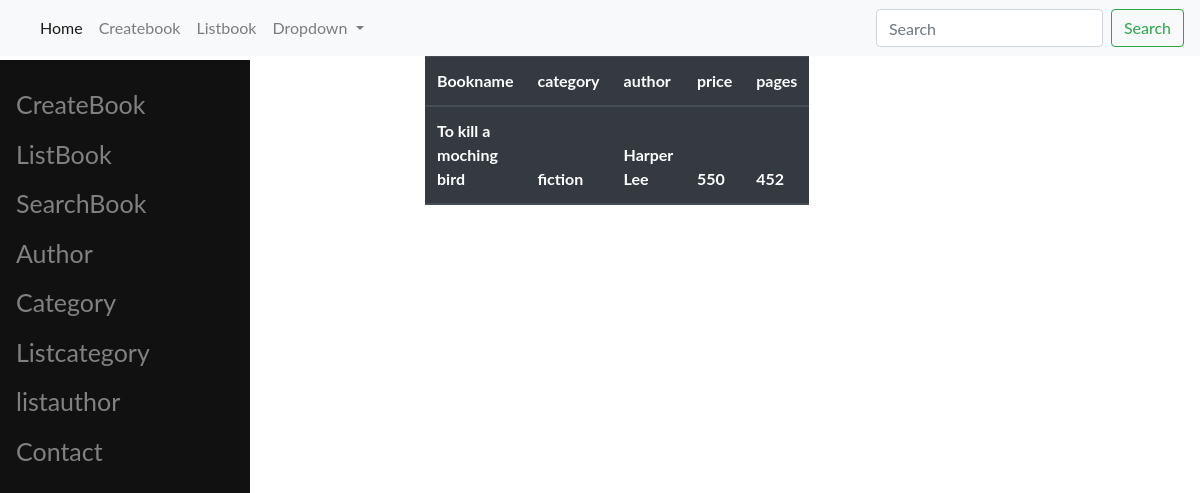
The page /vendor/viewbook/4 on the database its author committed.
### vendor/models.py (models this page shows)
class Books(models.Model):
    book_name=models.CharField(max_length=200)
    category_name=models.ForeignKey(Category,on_delete=models.CASCADE)
    author=models.ForeignKey(Author,on_delete=models.CASCADE)
    price=models.IntegerField(default=50)
    pages=models.IntegerField(default=50)
    def __str__(self):
        return self.book_name

class Category(models.Model):
    category_name=models.CharField(max_length=250,unique=True)
    def __str__(self):
        return self.category_name

class Author(models.Model):
    author_name=models.CharField(max_length=200,unique=True)
    def __str__(self):
        return self.author_name

### vendor/views.py (the view)
# urls.py: path('viewbook/<int:pk>',bookView,name="viewbook"),
def bookView(request,pk,template_name="book_view.html"):
    qs=Books.objects.get(id=pk)
    print(qs)
    context = {}
    context["book"]=qs
    return render(request,template_name,context)

### vendor/templates/book_view.html
<!DOCTYPE html>
{% extends 'base.html' %}
{% block content %}
<div class="container">
    <div class="row">
        <div class="col-lg"></div>
        <div class="col-lg">
            <table class="table table-dark">
                <thead>
                <tr>
                    <th>Bookname</th>
                    <th>category </th>
                    <th>author</th>
                    <th>price</th>
                    <th>pages</th>
                </tr>
                </thead>
                <thead>
                <tr>
                    <th>{{book.book_name}}</th>
                    <th>{{book.category_name}}</th>
                    <th>{{book.author}}</th>
                    <th>{{book.price}}</th>
                    <th>{{book.pages}}</th>
                </tr>
                </thead>
            </table>
        </div>
        <div class="col-lg"></div>
    </div>
</div>
{% endblock %}

### vendor/templates/base.html (style rules this page uses)
body { font-family: "Lato", sans-serif; }

### rows shown on the page
Books: book_name "To kill a moching bird", category_name "fiction", author "Harper Lee", price "550", pages "452"
